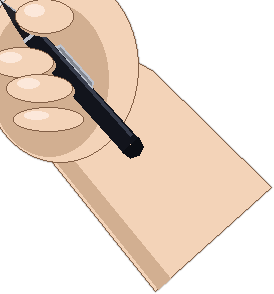
#> input picture backend/assets/whiteboard/hand_holding_pen.png, 274 x 294 px, given in place of Mao.png, which was not available
$ python _generate_hand_real_v2.py
#> lines starting #> are read from the running program, lines starting #| are printed output that depends on the picture; after the words box and inside, x2 and y2 are one past the last pixel; in counts of white or black regions, pixels touching at a corner belong together; pictures that were not available may be replaced by others from this repository, and a replacement may not be noted
"""Process the user-supplied high-resolution vector illustration of a
hand holding a marker into the `hand_real.png` asset.

The source PNG (`Mao.png`) already has a transparent background and
much sharper artwork than the previous photo, so the pipeline is
minimal:

  1. Locate the marker tip — the upper-left-most dark/opaque pixel
     (luminosity < 80, alpha > 200). This is the very point of the
     marker nib in the illustration.
  2. Crop so the tip sits at (0, 0) of the saved PNG — same contract
     as the other tool assets.
  3. Upscale 1.5× with LANCZOS to push the asset above 900 px tall
     (so it stays crisp when rendered at large `font_size` values on
     1920×1080 canvases without source-pixel blur).
  4. Save to `assets/whiteboard/hand_real.png`.
"""
from pathlib import Path

from PIL import Image
import numpy as np

SRC = Path("/tmp/Mao.png")
DST = Path(__file__).resolve().parent / "hand_real.png"

UPSCALE = 1.5  # pushes 575 px → ~860 px tall — fits any reasonable font_size


def main():
    img = Image.open(SRC).convert("RGBA")
#> img is the input picture: PIL image 274x294 RGBA; mean R, G, B, A 115, 99.2, 86.3, 135
    arr = np.array(img)
    r, g, b, a = arr[..., 0], arr[..., 1], arr[..., 2], arr[..., 3]
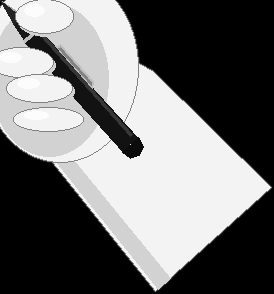
#> r: shape (294, 274); min 0, max 252, mean 115
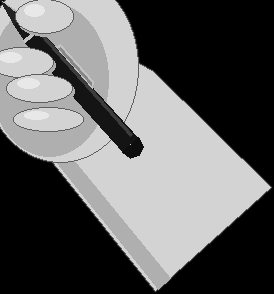
#> g: shape (294, 274); min 0, max 232, mean 99.2
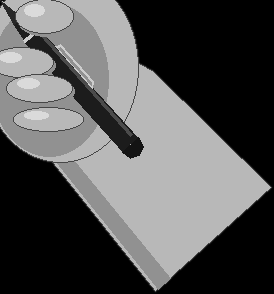
#> b: shape (294, 274); min 0, max 218, mean 86.3

    # 1) Locate marker tip.
    op = a > 200
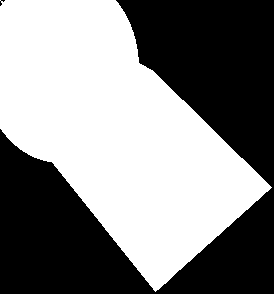
#> op: shape (294, 274) bool; 52.8% white; 2 black regions (1 under 20 px), largest, box (x1, y1, x2, y2) and area: (0, 0, 274, 294) 38024
    lum = (0.299 * r + 0.587 * g + 0.114 * b).astype(int)
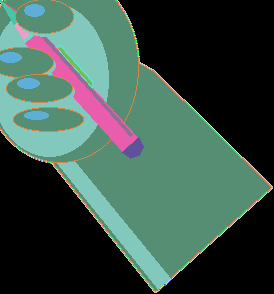
#> lum: shape (294, 274) int64; 40 distinct labels, from 0 to 236; one colour per label, 0 black
    candidate = op & (lum < 80)
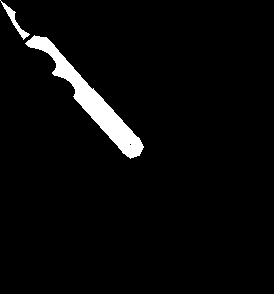
#> candidate: shape (294, 274) bool; 3.7% white; 2 white regions, box (x1, y1, x2, y2) and area: (25, 35, 144, 159) 2788, (0, 0, 30, 40) 220
    ys, xs = np.where(candidate)
#> ys = 3008 values from 0 to 158; xs = 3008 values, max 143 at index 2811, min 0 at index 0, mean 85.46
    if len(xs) == 0:
        raise RuntimeError("could not locate marker tip in source")
    top_y = int(ys.min())
#> top_y = 0
    near_top = ys < top_y + 12
    tip_x = int(xs[near_top].min())
#> tip_x = 0
    tip_y = int(ys[near_top & (xs == tip_x)].min())
#> tip_y = 0
    print(f"tip detected at ({tip_x}, {tip_y}) of {img.size}")
#| tip detected at (0, 0) of (274, 294)

    # 2) Crop so the tip ends up at (0, 0) of the final PNG.
    bbox = img.getbbox()
#> bbox = (0, 0, 274, 294)
    if bbox is None:
        raise RuntimeError("nothing opaque in source")
    final = img.crop((tip_x, tip_y, bbox[2], bbox[3]))
    print(f"cropped to {final.size} (tip → origin)")
#| cropped to (274, 294) (tip → origin)

    # 3) Upscale for crisper render at high font_size values.
    new_w = int(final.width * UPSCALE)
#> new_w = 411
    new_h = int(final.height * UPSCALE)
#> new_h = 441
    final = final.resize((new_w, new_h), Image.LANCZOS)
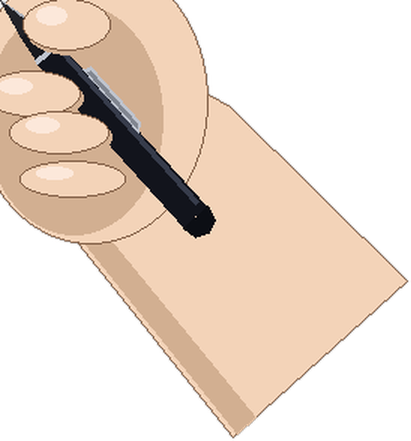
#> final: PIL image 411x441 RGBA; mean R, G, B, A 115.8, 99.8, 86.7, 134.9; transparent parts drawn white
    print(f"upscaled to {final.size}")
#| upscaled to (411, 441)

    final.save(DST, "PNG", optimize=True)
    print(f"saved: {DST} ({final.width}×{final.height}, {DST.stat().st_size // 1024} KB)")
#| saved: backend/assets/whiteboard/hand_real.png (411×441, 208 KB)


if __name__ == "__main__":
    main()
